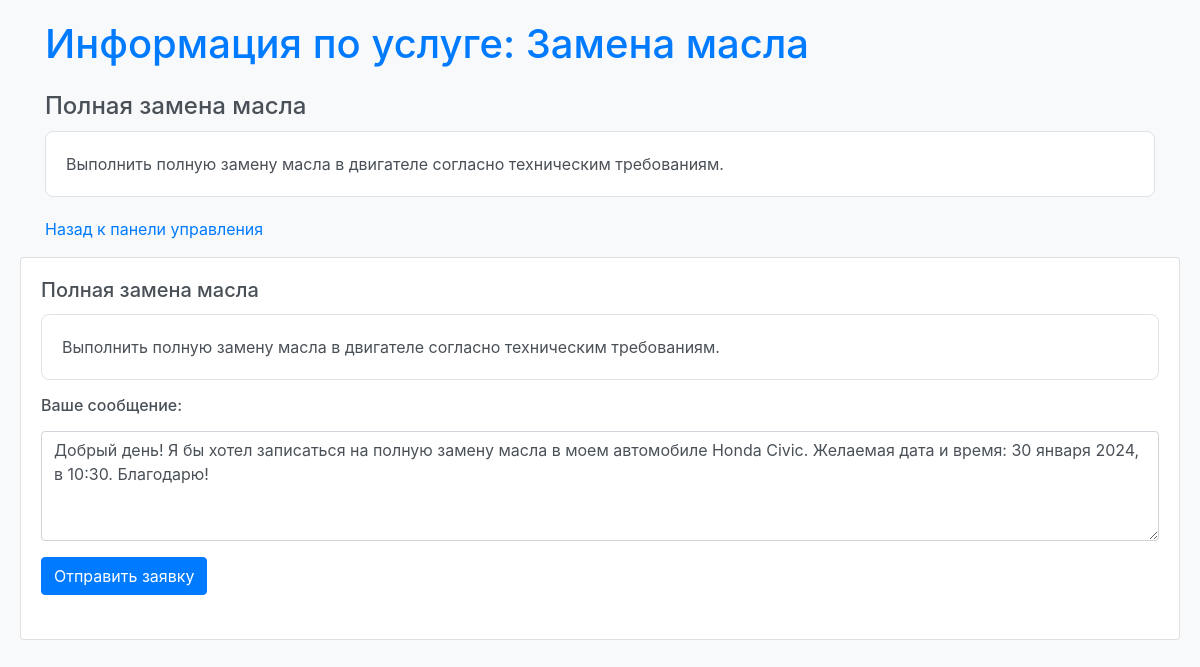
/subject/2 (signed in), run on an earlier commit of the app's database.
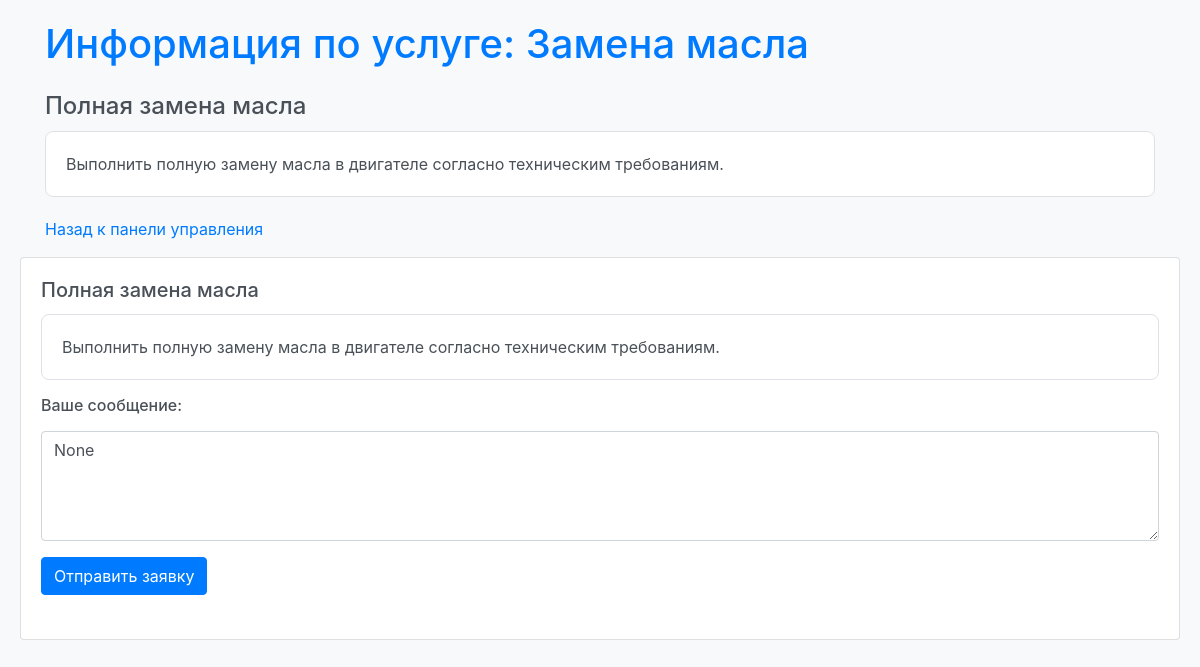
And on a later commit of the database.
### main.py (models this page shows)
class Assignment(db.Model):
    id = db.Column(db.Integer, primary_key=True)
    title = db.Column(db.String(80), nullable=False)
    content = db.Column(db.Text, nullable=False)
    deadline = db.Column(db.DateTime, nullable=True)
    subject_id = db.Column(db.Integer, db.ForeignKey('subject.id'), nullable=False)
    subject = db.relationship('Subject', backref=db.backref('assignments', lazy=True))
    response = db.Column(db.Text, nullable=True)  # Новое поле для ответов
    messages = db.relationship('Message', backref='assignment', lazy=True)  # Связь с сообщениями

### main.py (the view)
@app.route('/subject/<int:subject_id>')
def subject(subject_id):
    subject = Subject.query.get_or_404(subject_id)
    assignments = subject.assignments
    return render_template('subject.html', subject=subject, assignments=assignments)

### main.py (called while the page is built)
@login_manager.user_loader
def load_user(user_id):
    return User.query.get(int(user_id))

### templates/subject.html (shortened to what this page needs)
<!DOCTYPE html>
<html lang="ru">
<head>
    <link rel="stylesheet" href="https://stackpath.bootstrapcdn.com/bootstrap/4.5.2/css/bootstrap.min.css">
</head>
<body>
    <div class="container">
        <h1 class="mb-4">Информация по услуге: {{ subject.name }}</h1>
        <ul>
            {% for assignment in assignments %}
                <li>
                    <h4>{{ assignment.title }}</h4>
                    <div class="assignment-content">
                        {{ assignment.content|safe }}
                    </div>
                </li>
            {% endfor %}
        </ul>
        <p><a href="{{ url_for('dashboard') }}">Назад к панели управления</a></p>
    </div>
{% for assignment in assignments %}
<div class="card mb-4">
    <div class="card-body">
        <h5 class="card-title">{{ assignment.title }}</h5>
        <div class="assignment-content">
            {{ assignment.content|safe }}
        </div>
        <div class="response-form mt-3">
            <h6 class="mb-3">Ваше сообщение:</h6>
            <form method="post" action="{{ url_for('submit_response', assignment_id=assignment.id) }}">
                <div class="form-group">
                    <textarea class="form-control" name="response" rows="4">{{ assignment.response }}</textarea>
                </div>
                <button type="submit" class="btn btn-primary">Отправить заявку</button>
            </form>
        </div>
    </div>
</div>
{% endfor %}
</body>
</html>

What changed in the data, as far as the page shows it:
changed Assignment "Полная замена масла": response "Добрый день! Я бы хотел записаться на полную замену масла в моем автомобиле Honda Civic. Желаемая дата и время: 30 января 2024, в 10:30. Благодарю!" → "None"
